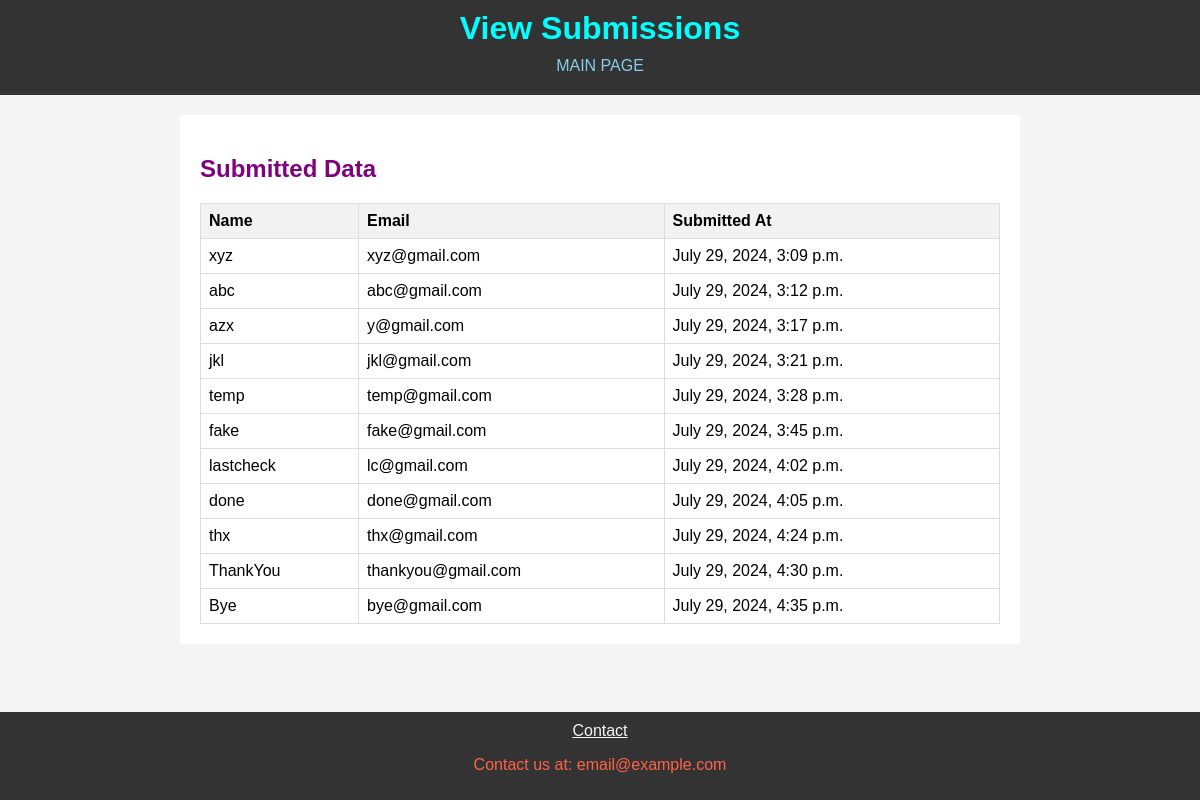
The app's page /view-submissions/ with its own data.
### myapp/models.py (models this page shows, shortened)
class UserSubmission(models.Model):
    name = models.CharField(max_length=100)
    email = models.EmailField()
    submitted_at = models.DateTimeField(auto_now_add=True)

### myapp/views.py (the view)
# urls.py: path('view-submissions/', views.view_submissions, name='view_submissions'),
def view_submissions(request):
    submissions = UserSubmission.objects.all()
    return render(request,'view_submissions.html',{'submissions':submissions})

### myapp/templates/view_submissions.html (shortened to what this page needs)
<!DOCTYPE html>
<html lang="en">
<head>
    {% load static %}
    <link rel="stylesheet" href="{% static 'ext.css' %}">
</head>
<body>
<header>
    <h1>View Submissions</h1>
    <nav>
        <a href="{% url 'index' %}">MAIN PAGE</a>
    </nav>
</header>
<div class="main-content">
    <h2>Submitted Data</h2>
    <table>
        <thead>
            <tr>
                <th>Name</th>
                <th>Email</th>
                <th>Submitted At</th>
            </tr>
        </thead>
        <tbody>
            {% for submission in submissions %}
                <tr>
                    <td>{{ submission.name }}</td>
                    <td>{{ submission.email }}</td>
                    <td>{{ submission.submitted_at }}</td>
                </tr>
            {% empty %}
                <tr>
                    <td colspan="3">No submissions yet.</td>
                </tr>
            {% endfor %}
        </tbody>
    </table>
</div>
<footer>
    <a href="{% url 'contact' %}">Contact</a>
    <p>Contact us at: email@example.com</p>
</footer>
</body>
</html>

### myapp/static/ext.css (style rules this page uses)
body { font-family: Arial, sans-serif; margin: 0; padding: 0; background-color: #f4f4f4; }
header { background-color: #333; color: #fff; padding: 10px 0; text-align: center; }
header h1 { margin: 0; color: aqua; }
nav { margin: 10px 0; }
nav a { color: skyblue; margin: 0 10px; text-decoration: none; }
.main-content { padding: 20px; background-color: #fff; margin: 20px auto; max-width: 800px; }
.main-content h2 { color: purple; }
footer { background-color: #333; color: #fff; text-align: center; padding: 10px 0; position: fixed; width: 100%; bottom: 0; }
footer a { color: whitesmoke; }
footer p { color: tomato; }

### myapp/templates/view_submissions.html (style rules this page uses)
table { width: 100%; border-collapse: collapse; }
th, td { border: 1px solid #ddd; padding: 8px; text-align: left; }
th { background-color: #f2f2f2; }

### records on screen
UserSubmission: name "xyz", email "xyz@gmail.com", submitted_at "July 29, 2024, 3:09 p.m."
UserSubmission: name "abc", email "abc@gmail.com", submitted_at "July 29, 2024, 3:12 p.m."
UserSubmission: name "azx", email "y@gmail.com", submitted_at "July 29, 2024, 3:17 p.m."
UserSubmission: name "jkl", email "jkl@gmail.com", submitted_at "July 29, 2024, 3:21 p.m."
UserSubmission: name "temp", email "temp@gmail.com", submitted_at "July 29, 2024, 3:28 p.m."
UserSubmission: name "fake", email "fake@gmail.com", submitted_at "July 29, 2024, 3:45 p.m."
UserSubmission: name "lastcheck", email "lc@gmail.com", submitted_at "July 29, 2024, 4:02 p.m."
UserSubmission: name "done", email "done@gmail.com", submitted_at "July 29, 2024, 4:05 p.m."
UserSubmission: name "thx", email "thx@gmail.com", submitted_at "July 29, 2024, 4:24 p.m."
UserSubmission: name "ThankYou", email "thankyou@gmail.com", submitted_at "July 29, 2024, 4:30 p.m."
UserSubmission: name "Bye", email "bye@gmail.com", submitted_at "July 29, 2024, 4:35 p.m."
